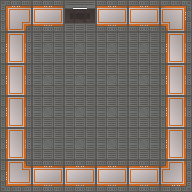

Tiled map render using the project's own tile images. Description and the whole map definition, tile-layer contents included, below:
An orthogonal 6x6 tile map with 32x32 px tiles, 2 tile layers (Background, Walls), 3 tilesets and 8 objects (5x rock, alien, playerSpawn, exit).

<map version="1.4" tiledversion="1.4.2" orientation="orthogonal" renderorder="right-down" width="6" height="6" tilewidth="32" tileheight="32" infinite="0" nextlayerid="5" nextobjectid="10">
 <tileset firstgid="1" name="Floor" tilewidth="32" tileheight="32" tilecount="63" columns="7">
  <image source="../Assets/tileset.png" width="224" height="288" />
 </tileset>
 <tileset firstgid="64" name="Rocks" tilewidth="32" tileheight="32" tilecount="1" columns="1">
  <image source="../Assets/addwork.png" width="32" height="32" />
 </tileset>
 <tileset firstgid="65" name="Aliens" tilewidth="32" tileheight="32" tilecount="2" columns="2">
  <image source="../Assets/aliensprite_idle.png" width="64" height="32" />
 </tileset>
 <layer id="1" name="Background" width="6" height="6">
  <data encoding="csv">
0,0,49,0,0,0,
0,9,9,9,9,0,
0,9,9,9,9,0,
0,9,9,9,9,0,
0,9,9,9,9,0,
0,0,0,0,0,0
</data>
 </layer>
 <layer id="2" name="Walls" width="6" height="6">
  <data encoding="csv">
22,2,0,2,2,6,
8,0,0,0,0,8,
8,0,0,0,0,8,
8,0,0,0,0,8,
8,0,0,0,0,8,
13,2,2,2,2,11
</data>
 </layer>
 <objectgroup id="4" name="Group">
  <object id="1" name="rock" gid="64" x="128" y="128" width="32" height="32" />
  <object id="2" name="rock" gid="64" x="32" y="160" width="32" height="32" />
  <object id="3" name="rock" gid="64" x="64" y="128" width="32" height="32" />
  <object id="4" name="rock" gid="64" x="64" y="96" width="32" height="32" />
  <object id="5" name="rock" gid="64" x="96" y="96" width="32" height="32" />
  <object id="9" name="alien" gid="65" x="32" y="96" width="32" height="32" />
 </objectgroup>
 <objectgroup id="3" name="Player">
  <object id="7" name="playerSpawn" x="144" y="144">
   <point />
  </object>
  <object id="8" name="exit" x="64" y="0" width="32" height="32" />
 </objectgroup>
</map>
